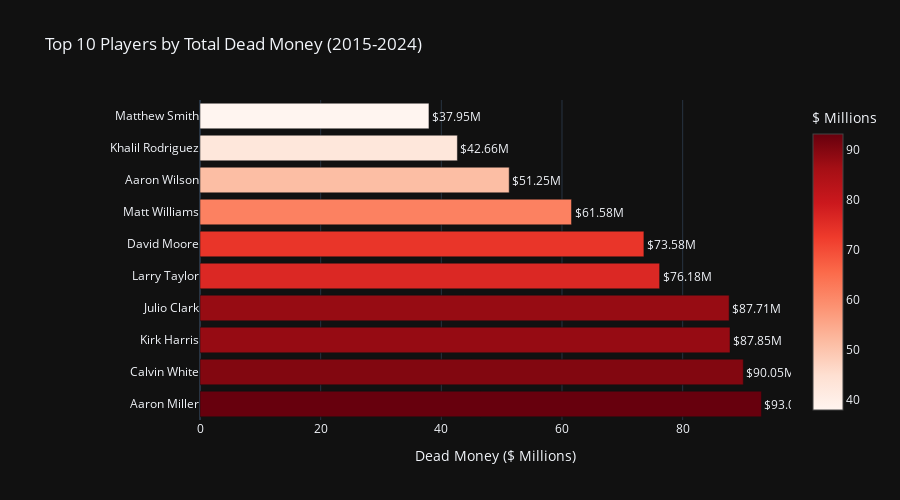

Notebook code for this chart:
### Code cell
# Top 10 players visualization
top_10_players = df_all.groupby('player_name')['dead_cap_hit'].sum().sort_values(ascending=False).head(10)

fig2 = go.Figure()

fig2.add_trace(go.Bar(
    x=top_10_players.values,
    y=top_10_players.index,
    orientation='h',
    marker=dict(
        color=top_10_players.values,
        colorscale='Reds',
        showscale=True,
        colorbar=dict(title="$ Millions")
    ),
    text=[f'${x:.2f}M' for x in top_10_players.values],
    textposition='outside',
    hovertemplate='<b>%{y}</b><br>Total: $%{x:.2f}M<extra></extra>'
))

fig2.update_layout(
    title='Top 10 Players by Total Dead Money (2015-2024)',
    xaxis_title='Dead Money ($ Millions)',
    yaxis_title='',
    template='plotly_dark',
    height=500,
    showlegend=False,
    margin=dict(l=200)
)

fig2.write_html('outputs/top_players_dead_money.html')
print("✅ Saved: outputs/top_players_dead_money.html")
fig2.show()

### Figure 1 — Plotly figure (JSON) as saved in the notebook; plotly's stock layout.template omitted (floating-point values rounded to 4 significant figures)
{"data": [{"hovertemplate": "<b>%{y}</b><br>Total: $%{x:.2f}M<extra></extra>", "marker": {"color": [93.06, 90.05, 87.85, 87.71, 76.18, 73.58, 61.58, 51.25, 42.66, 37.95], "colorbar": {"title": {"text": "$ Millions"}}, "colorscale": [[0, "rgb(255,245,240)"], [0.125, "rgb(254,224,210)"], [0.25, "rgb(252,187,161)"], [0.375, "rgb(252,146,114)"], [0.5, "rgb(251,106,74)"], [0.625, "rgb(239,59,44)"], [0.75, "rgb(203,24,29)"], [0.875, "rgb(165,15,21)"], [1, "rgb(103,0,13)"]], "showscale": true}, "orientation": "h", "text": ["$93.06M", "$90.05M", "$87.85M", "$87.71M", "$76.18M", "$73.58M", "$61.58M", "$51.25M", "$42.66M", "$37.95M"], "textposition": "outside", "type": "bar", "x": [93.06, 90.05, 87.85, 87.71, 76.18, 73.58, 61.58, 51.25, 42.66, 37.95], "y": ["Aaron Miller", "Calvin White", "Kirk Harris", "Julio Clark", "Larry Taylor", "David Moore", "Matt Williams", "Aaron Wilson", "Khalil Rodriguez", "Matthew Smith"]}], "layout": {"height": 500, "margin": {"l": 200}, "showlegend": false, "title": {"text": "Top 10 Players by Total Dead Money (2015-2024)"}, "xaxis": {"title": {"text": "Dead Money ($ Millions)"}}, "yaxis": {"title": {"text": ""}}}}
